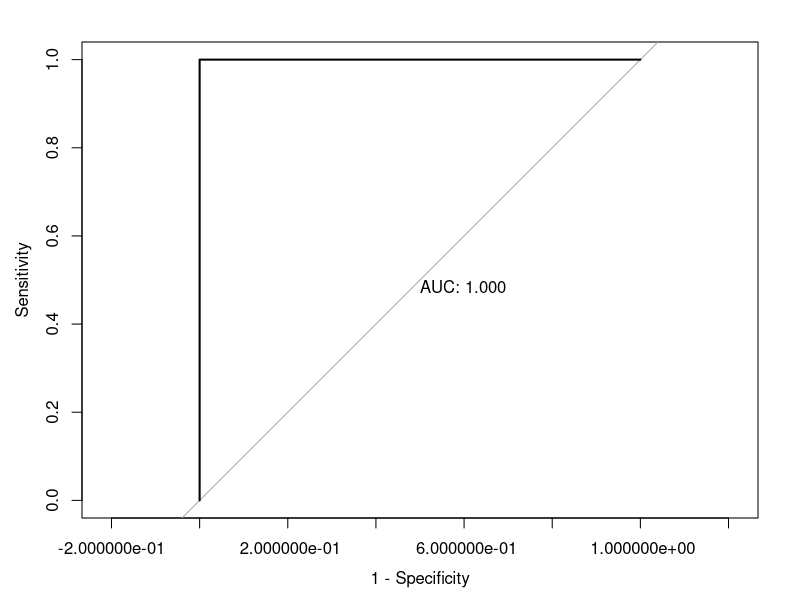
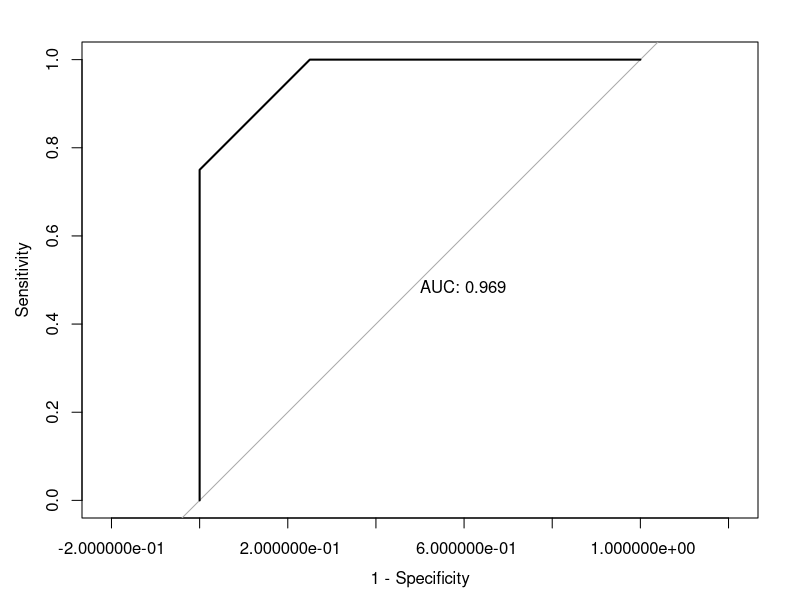
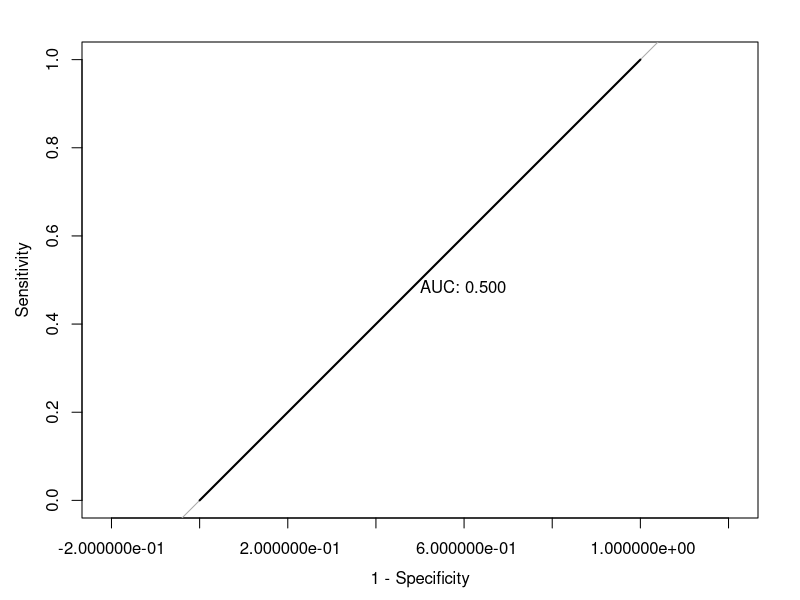

R code for these plots, in order:
## ---- chunk 1
knitr::opts_chunk$set(echo = TRUE)
library(pROC)
## ---- chunk 2
# data import
x = c(1, 2, 3, 4, 5, 6)
y = c(1, 1, 1, 0, 0, 0)

# fit model
toy.model = glm(y~x, family = "binomial")
toy.pred = predict(toy.model, newdata = data.frame(x))
toy.roc = roc(y, toy.pred)
plot(toy.roc, legacy.axes = T, print.auc = T)
summary(toy.model)
## ---- chunk 3
x = c(1, 2, 3, 3.5, 3.5, 4, 5, 6)
y = c(1, 1, 1, 1, 0, 0, 0, 0)

toy.model2 = glm(y~x, family = "binomial")
toy.pred = predict(toy.model2, newdata = data.frame(x))
toy.roc = roc(y, toy.pred)
plot(toy.roc, legacy.axes = T, print.auc = T)
summary(toy.model2)
## ---- chunk 4
# construct new dataset
x.new = c(1, 1, 2, 2, 3, 3, 4, 4)
y.new = c(1, 0, 1, 0, 1, 0, 1, 0)

# fit new model for new dataset
toy.model3 = glm(y.new~x.new, family = "binomial")
toy.pred = predict(toy.model3, newdata = data.frame(x.new))
toy.roc = roc(y.new, toy.pred)
plot(toy.roc, legacy.axes = T, print.auc = T)
summary(toy.model3)
## ---- chunk 5
library(survival)
# data import
x = c(1, 2, 3, 4, 5, 6)
y = c(1, 1, 1, 0, 0, 0)
clogistic = clogit(y~x)
summary(clogistic)
